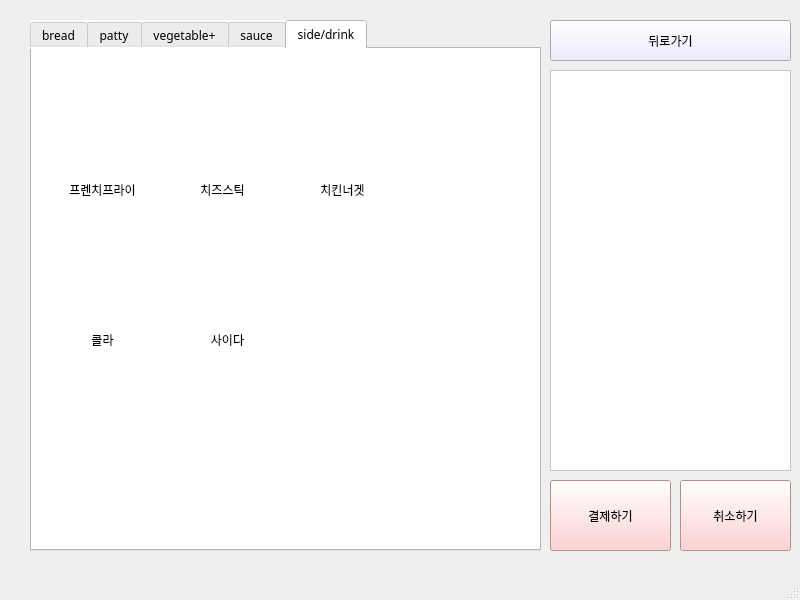
<?xml version="1.0" encoding="UTF-8"?>
<ui version="4.0">
 <class>chef_burger</class>
 <widget class="QMainWindow" name="chef_burger">
  <property name="geometry">
   <rect>
    <x>0</x>
    <y>0</y>
    <width>800</width>
    <height>600</height>
   </rect>
  </property>
  <property name="font">
   <font>
    <family>문체부 제목 바탕체</family>
   </font>
  </property>
  <property name="windowTitle">
   <string>MainWindow</string>
  </property>
  <widget class="QWidget" name="centralwidget">
   <widget class="QPushButton" name="cancelButton">
    <property name="geometry">
     <rect>
      <x>680</x>
      <y>480</y>
      <width>111</width>
      <height>71</height>
     </rect>
    </property>
    <property name="font">
     <font>
      <family>문체부 제목 바탕체</family>
     </font>
    </property>
    <property name="styleSheet">
     <string notr="true">background-color: rgb(255, 197, 197);</string>
    </property>
    <property name="text">
     <string>취소하기</string>
    </property>
   </widget>
   <widget class="QPushButton" name="backButton">
    <property name="geometry">
     <rect>
      <x>550</x>
      <y>20</y>
      <width>241</width>
      <height>41</height>
     </rect>
    </property>
    <property name="styleSheet">
     <string notr="true">background-color: rgb(234, 232, 254);
font: 9pt &quot;문체부 제목 바탕체&quot;;</string>
    </property>
    <property name="text">
     <string>뒤로가기</string>
    </property>
   </widget>
   <widget class="QListWidget" name="receipt">
    <property name="geometry">
     <rect>
      <x>550</x>
      <y>70</y>
      <width>241</width>
      <height>401</height>
     </rect>
    </property>
    <property name="styleSheet">
     <string notr="true">background-color: rgb(255, 255, 255);</string>
    </property>
   </widget>
   <widget class="QPushButton" name="creditButton">
    <property name="geometry">
     <rect>
      <x>550</x>
      <y>480</y>
      <width>121</width>
      <height>71</height>
     </rect>
    </property>
    <property name="font">
     <font>
      <family>문체부 제목 바탕체</family>
     </font>
    </property>
    <property name="styleSheet">
     <string notr="true">background-color: rgb(255, 197, 197);</string>
    </property>
    <property name="text">
     <string>결제하기</string>
    </property>
   </widget>
   <widget class="QTabWidget" name="tabWidget">
    <property name="geometry">
     <rect>
      <x>30</x>
      <y>20</y>
      <width>511</width>
      <height>531</height>
     </rect>
    </property>
    <property name="font">
     <font>
      <family>문체부 제목 바탕체</family>
      <pointsize>9</pointsize>
      <weight>50</weight>
      <italic>false</italic>
      <bold>false</bold>
     </font>
    </property>
    <property name="styleSheet">
     <string notr="true">background-color: rgb(255, 255, 255);
font: 9pt &quot;문체부 제목 바탕체&quot;;</string>
    </property>
    <property name="tabShape">
     <enum>QTabWidget::Rounded</enum>
    </property>
    <property name="currentIndex">
     <number>4</number>
    </property>
    <widget class="QWidget" name="tab_1">
     <property name="autoFillBackground">
      <bool>false</bool>
     </property>
     <attribute name="title">
      <string>bread</string>
     </attribute>
     <widget class="QPushButton" name="pushButton">
      <property name="geometry">
       <rect>
        <x>20</x>
        <y>30</y>
        <width>121</width>
        <height>121</height>
       </rect>
      </property>
      <property name="styleSheet">
       <string notr="true">#pushButton{
background-color:transparent;
border-image: url(:/resources/image/brioche_bun.jpg);
background:none;
border:none;
background-repeat:none;
}</string>
      </property>
      <property name="text">
       <string/>
      </property>
     </widget>
     <widget class="QPushButton" name="pushButton_2">
      <property name="geometry">
       <rect>
        <x>160</x>
        <y>30</y>
        <width>121</width>
        <height>121</height>
       </rect>
      </property>
      <property name="styleSheet">
       <string notr="true">#pushButton_2{
background-color:transparent;
border-image: url(:/resources/image/potato_bun.jpg);
background:none;
border:none;
background-repeat:none;
}</string>
      </property>
      <property name="text">
       <string/>
      </property>
     </widget>
     <widget class="QLabel" name="label">
      <property name="geometry">
       <rect>
        <x>20</x>
        <y>160</y>
        <width>121</width>
        <height>31</height>
       </rect>
      </property>
      <property name="text">
       <string>브리오쉬번</string>
      </property>
      <property name="alignment">
       <set>Qt::AlignCenter</set>
      </property>
     </widget>
     <widget class="QLabel" name="label_2">
      <property name="geometry">
       <rect>
        <x>160</x>
        <y>160</y>
        <width>121</width>
        <height>31</height>
       </rect>
      </property>
      <property name="text">
       <string>포테이토번</string>
      </property>
      <property name="alignment">
       <set>Qt::AlignCenter</set>
      </property>
     </widget>
    </widget>
    <widget class="QWidget" name="tab_2">
     <attribute name="title">
      <string>patty</string>
     </attribute>
     <widget class="QPushButton" name="pushButton_3">
      <property name="geometry">
       <rect>
        <x>20</x>
        <y>30</y>
        <width>101</width>
        <height>101</height>
       </rect>
      </property>
      <property name="styleSheet">
       <string notr="true">#pushButton_3{
background-color:transparent;
border-image: url(:/resources/image/patty_beef.jpg);
background:none;
border:none;
background-repeat:none;
}
</string>
      </property>
      <property name="text">
       <string/>
      </property>
     </widget>
     <widget class="QPushButton" name="pushButton_4">
      <property name="geometry">
       <rect>
        <x>140</x>
        <y>30</y>
        <width>91</width>
        <height>101</height>
       </rect>
      </property>
      <property name="styleSheet">
       <string notr="true">#pushButton_4{
background-color:transparent;
border-image: url(:/resources/image/patty_chicken.png);
background:none;
border:none;
background-repeat:none;
}
</string>
      </property>
      <property name="text">
       <string/>
      </property>
     </widget>
     <widget class="QPushButton" name="pushButton_5">
      <property name="geometry">
       <rect>
        <x>250</x>
        <y>30</y>
        <width>101</width>
        <height>101</height>
       </rect>
      </property>
      <property name="styleSheet">
       <string notr="true">#pushButton_5{
background-color:transparent;
border-image: url(:/resources/image/patty_shrimp.jpg);
background:none;
border:none;
background-repeat:none;
}
</string>
      </property>
      <property name="text">
       <string/>
      </property>
     </widget>
     <widget class="QPushButton" name="pushButton_6">
      <property name="geometry">
       <rect>
        <x>370</x>
        <y>10</y>
        <width>111</width>
        <height>121</height>
       </rect>
      </property>
      <property name="styleSheet">
       <string notr="true">#pushButton_6{
background-color:transparent;
border-image: url(:/resources/image/patty_bulgoggi.png);
background:none;
border:none;
background-repeat:none;
}
</string>
      </property>
      <property name="text">
       <string/>
      </property>
     </widget>
     <widget class="QLabel" name="label_3">
      <property name="geometry">
       <rect>
        <x>20</x>
        <y>140</y>
        <width>101</width>
        <height>21</height>
       </rect>
      </property>
      <property name="text">
       <string>소고기</string>
      </property>
      <property name="alignment">
       <set>Qt::AlignCenter</set>
      </property>
     </widget>
     <widget class="QLabel" name="label_4">
      <property name="geometry">
       <rect>
        <x>130</x>
        <y>140</y>
        <width>111</width>
        <height>21</height>
       </rect>
      </property>
      <property name="text">
       <string>치킨</string>
      </property>
      <property name="alignment">
       <set>Qt::AlignCenter</set>
      </property>
     </widget>
     <widget class="QLabel" name="label_5">
      <property name="geometry">
       <rect>
        <x>250</x>
        <y>140</y>
        <width>101</width>
        <height>21</height>
       </rect>
      </property>
      <property name="text">
       <string>새우</string>
      </property>
      <property name="alignment">
       <set>Qt::AlignCenter</set>
      </property>
     </widget>
     <widget class="QLabel" name="label_6">
      <property name="geometry">
       <rect>
        <x>370</x>
        <y>140</y>
        <width>111</width>
        <height>21</height>
       </rect>
      </property>
      <property name="text">
       <string>불고기</string>
      </property>
      <property name="alignment">
       <set>Qt::AlignCenter</set>
      </property>
     </widget>
    </widget>
    <widget class="QWidget" name="tab_3">
     <attribute name="title">
      <string>vegetable+</string>
     </attribute>
     <widget class="QPushButton" name="pushButton_7">
      <property name="geometry">
       <rect>
        <x>20</x>
        <y>30</y>
        <width>101</width>
        <height>91</height>
       </rect>
      </property>
      <property name="styleSheet">
       <string notr="true">#pushButton_7{
background-color:transparent;
border-image: url(:/resources/image/ve_lettuce.jpg);
background:none;
border:none;
background-repeat:none;
}
</string>
      </property>
      <property name="text">
       <string/>
      </property>
     </widget>
     <widget class="QPushButton" name="pushButton_8">
      <property name="geometry">
       <rect>
        <x>140</x>
        <y>30</y>
        <width>101</width>
        <height>91</height>
       </rect>
      </property>
      <property name="styleSheet">
       <string notr="true">#pushButton_8{
background-color:transparent;
border-image: url(:/resources/image/ve_onion.png);
background:none;
border:none;
background-repeat:none;
}
</string>
      </property>
      <property name="text">
       <string/>
      </property>
     </widget>
     <widget class="QPushButton" name="pushButton_9">
      <property name="geometry">
       <rect>
        <x>260</x>
        <y>30</y>
        <width>101</width>
        <height>91</height>
       </rect>
      </property>
      <property name="styleSheet">
       <string notr="true">#pushButton_9{
background-color:transparent;
border-image: url(:/resources/image/ve_pickle.png);
background:none;
border:none;
background-repeat:none;
}
</string>
      </property>
      <property name="text">
       <string/>
      </property>
     </widget>
     <widget class="QLabel" name="label_7">
      <property name="geometry">
       <rect>
        <x>20</x>
        <y>130</y>
        <width>101</width>
        <height>16</height>
       </rect>
      </property>
      <property name="text">
       <string>양상추</string>
      </property>
      <property name="alignment">
       <set>Qt::AlignCenter</set>
      </property>
     </widget>
     <widget class="QLabel" name="label_8">
      <property name="geometry">
       <rect>
        <x>140</x>
        <y>130</y>
        <width>101</width>
        <height>20</height>
       </rect>
      </property>
      <property name="text">
       <string>양파</string>
      </property>
      <property name="alignment">
       <set>Qt::AlignCenter</set>
      </property>
     </widget>
     <widget class="QLabel" name="label_9">
      <property name="geometry">
       <rect>
        <x>260</x>
        <y>130</y>
        <width>101</width>
        <height>20</height>
       </rect>
      </property>
      <property name="text">
       <string>피클</string>
      </property>
      <property name="alignment">
       <set>Qt::AlignCenter</set>
      </property>
     </widget>
     <widget class="QLabel" name="label_10">
      <property name="geometry">
       <rect>
        <x>380</x>
        <y>130</y>
        <width>101</width>
        <height>21</height>
       </rect>
      </property>
      <property name="text">
       <string>토마토</string>
      </property>
      <property name="alignment">
       <set>Qt::AlignCenter</set>
      </property>
     </widget>
     <widget class="QPushButton" name="pushButton_10">
      <property name="geometry">
       <rect>
        <x>380</x>
        <y>30</y>
        <width>101</width>
        <height>91</height>
       </rect>
      </property>
      <property name="styleSheet">
       <string notr="true">#pushButton_10{
background-color:transparent;
border-image: url(:/resources/image/ve_tomato.jpg);
background:none;
border:none;
background-repeat:none;
}
</string>
      </property>
      <property name="text">
       <string/>
      </property>
     </widget>
     <widget class="QPushButton" name="pushButton_17">
      <property name="geometry">
       <rect>
        <x>20</x>
        <y>160</y>
        <width>101</width>
        <height>91</height>
       </rect>
      </property>
      <property name="styleSheet">
       <string notr="true">#pushButton_17{
background-color:transparent;
border-image: url(:/resources/image/cucumber.png);
background:none;
border:none;
background-repeat:none;
}
</string>
      </property>
      <property name="text">
       <string/>
      </property>
     </widget>
     <widget class="QPushButton" name="pushButton_18">
      <property name="geometry">
       <rect>
        <x>140</x>
        <y>160</y>
        <width>101</width>
        <height>91</height>
       </rect>
      </property>
      <property name="styleSheet">
       <string notr="true">#pushButton_18{
background-color:transparent;
border-image: url(:/resources/image/slicecheese.jpg);
background:none;
border:none;
background-repeat:none;
}
</string>
      </property>
      <property name="text">
       <string/>
      </property>
     </widget>
     <widget class="QPushButton" name="pushButton_19">
      <property name="geometry">
       <rect>
        <x>260</x>
        <y>160</y>
        <width>101</width>
        <height>91</height>
       </rect>
      </property>
      <property name="styleSheet">
       <string notr="true">#pushButton_19{
background-color:transparent;
border-image: url(:/resources/image/bacon.jpg);
background:none;
border:none;
background-repeat:none;
}
</string>
      </property>
      <property name="text">
       <string/>
      </property>
     </widget>
     <widget class="QLabel" name="label_17">
      <property name="geometry">
       <rect>
        <x>20</x>
        <y>260</y>
        <width>101</width>
        <height>21</height>
       </rect>
      </property>
      <property name="text">
       <string>오이</string>
      </property>
      <property name="alignment">
       <set>Qt::AlignCenter</set>
      </property>
     </widget>
     <widget class="QLabel" name="label_18">
      <property name="geometry">
       <rect>
        <x>140</x>
        <y>260</y>
        <width>101</width>
        <height>21</height>
       </rect>
      </property>
      <property name="text">
       <string>치즈</string>
      </property>
      <property name="alignment">
       <set>Qt::AlignCenter</set>
      </property>
     </widget>
     <widget class="QLabel" name="label_19">
      <property name="geometry">
       <rect>
        <x>260</x>
        <y>260</y>
        <width>101</width>
        <height>21</height>
       </rect>
      </property>
      <property name="text">
       <string>베이컨</string>
      </property>
      <property name="alignment">
       <set>Qt::AlignCenter</set>
      </property>
     </widget>
    </widget>
    <widget class="QWidget" name="tab_4">
     <attribute name="title">
      <string>sauce</string>
     </attribute>
     <widget class="QPushButton" name="pushButton_11">
      <property name="geometry">
       <rect>
        <x>20</x>
        <y>30</y>
        <width>101</width>
        <height>91</height>
       </rect>
      </property>
      <property name="styleSheet">
       <string notr="true">#pushButton_11{
background-color:transparent;
border-image: url(:/resources/image/sause_barbeque.jpg);
background:none;
border:none;
background-repeat:none;
}
</string>
      </property>
      <property name="text">
       <string/>
      </property>
     </widget>
     <widget class="QPushButton" name="pushButton_12">
      <property name="geometry">
       <rect>
        <x>140</x>
        <y>30</y>
        <width>101</width>
        <height>91</height>
       </rect>
      </property>
      <property name="styleSheet">
       <string notr="true">#pushButton_12{
background-color:transparent;
border-image: url(:/resources/image/sause_mayo.jpg);
background:none;
border:none;
background-repeat:none;
}
</string>
      </property>
      <property name="text">
       <string/>
      </property>
     </widget>
     <widget class="QPushButton" name="pushButton_13">
      <property name="geometry">
       <rect>
        <x>260</x>
        <y>30</y>
        <width>101</width>
        <height>91</height>
       </rect>
      </property>
      <property name="styleSheet">
       <string notr="true">#pushButton_13{
background-color:transparent;
border-image: url(:/resources/image/sause_cheese.png);
background:none;
border:none;
background-repeat:none;
}
</string>
      </property>
      <property name="text">
       <string/>
      </property>
     </widget>
     <widget class="QPushButton" name="pushButton_14">
      <property name="geometry">
       <rect>
        <x>380</x>
        <y>30</y>
        <width>101</width>
        <height>91</height>
       </rect>
      </property>
      <property name="styleSheet">
       <string notr="true">#pushButton_14{
background-color:transparent;
border-image: url(:/resources/image/sause_salsa.jpg);
background:none;
border:none;
background-repeat:none;
}
</string>
      </property>
      <property name="text">
       <string/>
      </property>
     </widget>
     <widget class="QLabel" name="label_11">
      <property name="geometry">
       <rect>
        <x>20</x>
        <y>130</y>
        <width>101</width>
        <height>21</height>
       </rect>
      </property>
      <property name="text">
       <string>바베큐소스</string>
      </property>
      <property name="alignment">
       <set>Qt::AlignCenter</set>
      </property>
     </widget>
     <widget class="QLabel" name="label_12">
      <property name="geometry">
       <rect>
        <x>140</x>
        <y>130</y>
        <width>101</width>
        <height>21</height>
       </rect>
      </property>
      <property name="text">
       <string>마요네즈소스</string>
      </property>
      <property name="alignment">
       <set>Qt::AlignCenter</set>
      </property>
     </widget>
     <widget class="QLabel" name="label_13">
      <property name="geometry">
       <rect>
        <x>260</x>
        <y>130</y>
        <width>101</width>
        <height>21</height>
       </rect>
      </property>
      <property name="text">
       <string>치즈소스</string>
      </property>
      <property name="alignment">
       <set>Qt::AlignCenter</set>
      </property>
     </widget>
     <widget class="QLabel" name="label_14">
      <property name="geometry">
       <rect>
        <x>380</x>
        <y>130</y>
        <width>101</width>
        <height>21</height>
       </rect>
      </property>
      <property name="text">
       <string>살사소스</string>
      </property>
      <property name="alignment">
       <set>Qt::AlignCenter</set>
      </property>
     </widget>
    </widget>
    <widget class="QWidget" name="tab_5">
     <attribute name="title">
      <string>side/drink</string>
     </attribute>
     <widget class="QPushButton" name="pushButton_15">
      <property name="geometry">
       <rect>
        <x>20</x>
        <y>180</y>
        <width>101</width>
        <height>91</height>
       </rect>
      </property>
      <property name="styleSheet">
       <string notr="true">#pushButton_15{
background-color:transparent;
border-image: url(:/resources/image/cock.jpg);
background:none;
border:none;
background-repeat:none;
}
</string>
      </property>
      <property name="text">
       <string/>
      </property>
     </widget>
     <widget class="QPushButton" name="pushButton_16">
      <property name="geometry">
       <rect>
        <x>140</x>
        <y>180</y>
        <width>111</width>
        <height>91</height>
       </rect>
      </property>
      <property name="styleSheet">
       <string notr="true">#pushButton_16{
background-color:transparent;
border-image: url(:/resources/image/sprite.jpg);
background:none;
border:none;
background-repeat:none;
}
</string>
      </property>
      <property name="text">
       <string/>
      </property>
     </widget>
     <widget class="QLabel" name="label_15">
      <property name="geometry">
       <rect>
        <x>20</x>
        <y>280</y>
        <width>101</width>
        <height>21</height>
       </rect>
      </property>
      <property name="text">
       <string>콜라</string>
      </property>
      <property name="alignment">
       <set>Qt::AlignCenter</set>
      </property>
     </widget>
     <widget class="QLabel" name="label_16">
      <property name="geometry">
       <rect>
        <x>140</x>
        <y>280</y>
        <width>111</width>
        <height>21</height>
       </rect>
      </property>
      <property name="text">
       <string>사이다</string>
      </property>
      <property name="alignment">
       <set>Qt::AlignCenter</set>
      </property>
     </widget>
     <widget class="QPushButton" name="pushButton_20">
      <property name="geometry">
       <rect>
        <x>20</x>
        <y>30</y>
        <width>101</width>
        <height>91</height>
       </rect>
      </property>
      <property name="styleSheet">
       <string notr="true">#pushButton_20{
background-color:transparent;
border-image: url(:/resources/image/frenchFries.jpg);
background:none;
border:none;
background-repeat:none;
}
</string>
      </property>
      <property name="text">
       <string/>
      </property>
     </widget>
     <widget class="QPushButton" name="pushButton_21">
      <property name="geometry">
       <rect>
        <x>140</x>
        <y>30</y>
        <width>101</width>
        <height>91</height>
       </rect>
      </property>
      <property name="styleSheet">
       <string notr="true">#pushButton_21{
background-color:transparent;
border-image: url(:/resources/image/cheeseStick.jpg);
background:none;
border:none;
background-repeat:none;
}
</string>
      </property>
      <property name="text">
       <string/>
      </property>
     </widget>
     <widget class="QPushButton" name="pushButton_22">
      <property name="geometry">
       <rect>
        <x>260</x>
        <y>30</y>
        <width>101</width>
        <height>91</height>
       </rect>
      </property>
      <property name="styleSheet">
       <string notr="true">#pushButton_22{
background-color:transparent;
border-image: url(:/resources/image/chickenNugget.jpg);
background:none;
border:none;
background-repeat:none;
}
</string>
      </property>
      <property name="text">
       <string/>
      </property>
     </widget>
     <widget class="QLabel" name="label_20">
      <property name="geometry">
       <rect>
        <x>20</x>
        <y>130</y>
        <width>101</width>
        <height>21</height>
       </rect>
      </property>
      <property name="text">
       <string>프렌치프라이</string>
      </property>
      <property name="alignment">
       <set>Qt::AlignCenter</set>
      </property>
     </widget>
     <widget class="QLabel" name="label_21">
      <property name="geometry">
       <rect>
        <x>140</x>
        <y>130</y>
        <width>101</width>
        <height>21</height>
       </rect>
      </property>
      <property name="text">
       <string>치즈스틱</string>
      </property>
      <property name="alignment">
       <set>Qt::AlignCenter</set>
      </property>
     </widget>
     <widget class="QLabel" name="label_22">
      <property name="geometry">
       <rect>
        <x>260</x>
        <y>130</y>
        <width>101</width>
        <height>21</height>
       </rect>
      </property>
      <property name="text">
       <string>치킨너겟</string>
      </property>
      <property name="alignment">
       <set>Qt::AlignCenter</set>
      </property>
     </widget>
    </widget>
   </widget>
  </widget>
  <widget class="QMenuBar" name="menubar">
   <property name="geometry">
    <rect>
     <x>0</x>
     <y>0</y>
     <width>800</width>
     <height>17</height>
    </rect>
   </property>
  </widget>
  <widget class="QStatusBar" name="statusbar"/>
 </widget>
 <resources/>
 <connections/>
</ui>
